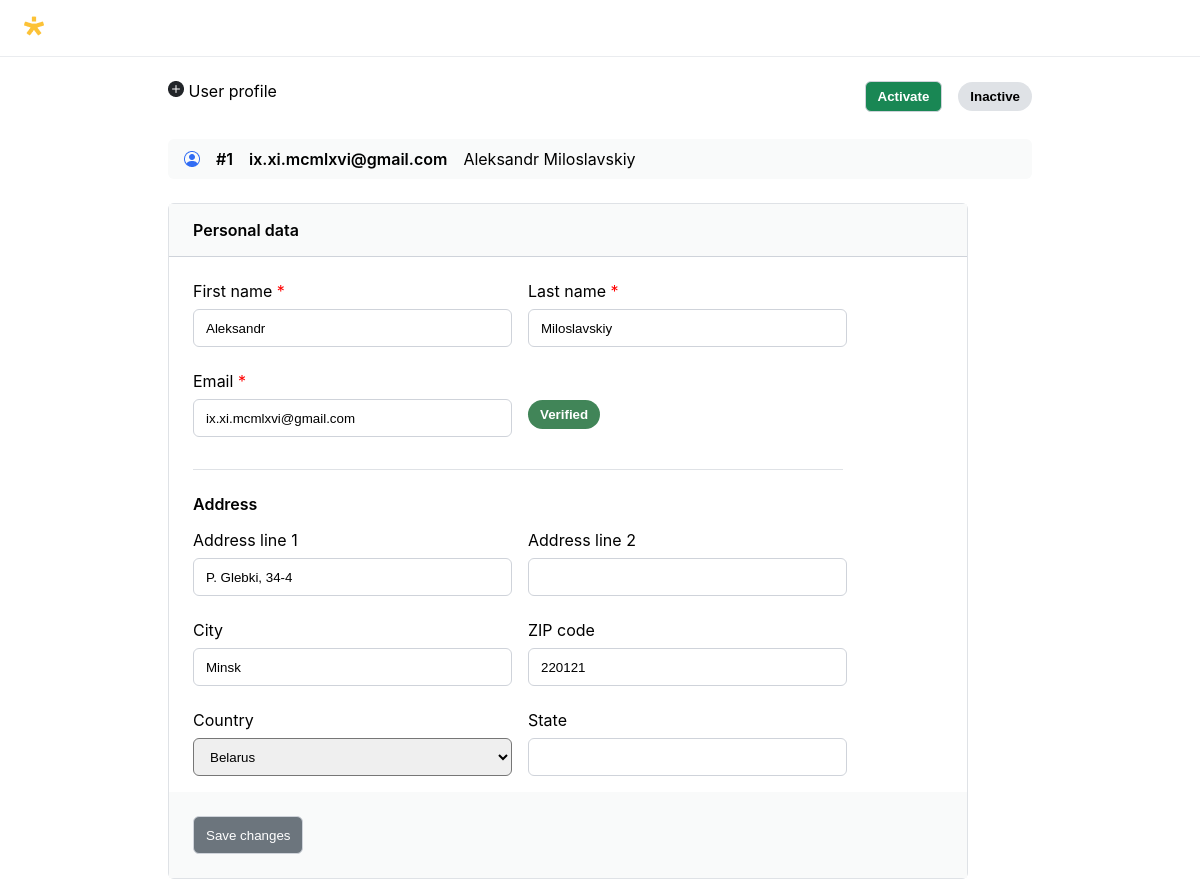
The page /profile.php?id=1 on the database its author committed.
### tables this page shows
CREATE TABLE `users` (
  `id` int UNSIGNED NOT NULL,
  `first` text NOT NULL,
  `last` text NOT NULL,
  `email` varchar(50) NOT NULL,
  `address1` varchar(100) DEFAULT NULL,
  `address2` varchar(100) DEFAULT NULL,
  `city` text,
  `zip` varchar(20) DEFAULT NULL,
  `country` text,
  `state` text,
  `time` varchar(20) DEFAULT NULL,
  `vip` tinyint(1) NOT NULL DEFAULT '0',
  `active` tinyint(1) NOT NULL DEFAULT '1'
);

### profile.php (the view, shortened to what this page needs)
<!DOCTYPE html>
<html lang="en">
    <head>
        <link href="style.css" rel="stylesheet">
    </head>
    <header>
        <img src="img/Star.png" alt="star">
    </header>
    <body>
    <?php
        $value = $_GET['id'];
        $pdo = new PDO('mysql:host=localhost;dbname=bd_tz', 'root', 'root');
        $query = $pdo->prepare('SELECT * FROM `users` WHERE id LIKE (:value)');
        $query->bindParam(':value',$value);
        $query->execute();
        while ($row = $query->fetch(PDO::FETCH_OBJ)) {
            $id = $row->id;
            $first = $row->first;
            $last = $row->last;
            $email = $row->email;
            $address1 = $row->address1;
            $address2 = $row->address2;
            $city = $row->city;
            $zip = $row->zip;
            $state = $row->state;
            $active = $row->active;
        }
    ?>
    <div class="container">
        <div class="profile_header">
            <div>
                <img src="img/Icon.png" alt="create client">
                <span>User profile</span>
            </div>
            <form action="activate.php" method="post">
                <?php
                    if ($active == 1) {
                        echo '<input type="submit" value="Deactivate" class="deactivate" name="' . $value . '"><button class="active">Active</button>';
                    }
                    else {
                        echo '<input type="submit" value="Activate" class="activate" name="' . $value . '"><button class="inactive">Inactive</button>';
                    }
                ?>
            </form>
        </div>
        <div class="user_info">
            <img src="img/Union.png" alt="union">
            <?php
                echo '<div class="bold">#' . $id . '</div>';
                echo '<div class="bold">' . $email . '</div>';
                echo '<div>' . $first . ' ' . $last . '</div>';
            ?>
        </div>
        <form class="reg" action="change_in_bd.php" method="post">
            <div class="info">Personal data</div>
            <div class="block">
                <div>
                    <label for="first">First name <span>*</span></label><br>
                    <?php
                        echo '<input type="text" name="first" required value="' . $first . '">';
                    ?>
                </div>
                <div>
                    <label for="last">Last name <span>*</span></label><br>
                    <?php
                        echo '<input type="text" name="last" required value="' . $last . '">';
                    ?>
                </div>
            </div>
            <div class="block">
                <div>
                    <label for="email">Email <span>*</span></label><br>
                    <?php
                        echo '<input type="email" name="email" required value="' . $email . '">';
                    ?>
                </div>
                <div>
                    <button class="verified">Verified</button>
                </div>
            </div>
            <hr>
            <p>Address</p>
            <div class="block">
                <div>
                    <label for="address1">Address line 1</label><br>
                    <?php
                        echo '<input type="text" name="address1" value="' . $address1 . '">';
                    ?>
                </div>
                <div>
                    <label for="address2">Address line 2</label><br>
                    <?php
                        echo '<input type="text" name="address2" value="' . $address2 . '">';
                    ?>
                </div>
            </div>
            <div class="block">
                <div>
                    <label for="city">City</label><br>
                    <?php
                        echo '<input type="text" name="city" value="' . $city . '">';
                    ?>
                </div>
                <div>
                    <label for="zip">ZIP code</label><br>
                    <?php
                        echo '<input type="number" name="zip" value="' . $zip . '">';
                    ?>
                </div>
            </div>
            <div class="block">
                <div>
                    <label for="country">Country</label><br>
                    <select name="countries">
                        <?php include_once "countries.php"; ?>
                    </select>
                </div>
                <div>
                    <label for="state">State</label><br>
                    <?php
                        echo '<input type="text" name="state" value="' . $state . '">';
                    ?>
                </div>
            </div>
            <div class="info">
                <input id="profile_btn" type="submit" value="Save changes">
            </div>
        </form>
    </div>
    </body>
</html>

### style.css (style rules this page uses)
* { padding: 0px; margin: 0px; }
*, *::before, *::after { box-sizing: border-box; }
html { font-family: "SF Pro Display", sans-serif; }
.bold { font-weight: 600; }
header { padding: 16px 24px; border-bottom: 1px solid #EAECEF; }
input, table { border: solid 1px #CFD3DA; }
.container { display: block; margin: 0 168px; }
.list_header, .profile_header { display: flex; justify-content: space-between; height: 82px; padding: 24px 0; }
.info { font-weight: 600; padding: 16px 24px; background: #F9FAFA; }
.info:first-child { border-bottom: solid 1px #CFD3DA; margin-bottom: 16px; }
.reg { border: 1px solid #DFE2E6; border-radius: 6px; max-width: 800px; }
.reg input, .reg select { margin: 8px 0; height: 38px; width: 319px; padding: 7px 12px; border-radius: 6px; }
.reg hr { margin: 16px 24px 24px 24px; border: none; background-color: #DFE2E6; height: 1px; max-width: 650px; }
.reg p { font-weight: 600; margin: 0 0 8px 24px; }
.block { display: flex; padding: 8px 24px; }
.block div:first-child { margin-right: 16px; }
label > span { color: #ff0000; }
.activate { font-weight: 600; padding: 7px 12px; background: #198754; color: #fff; border-radius: 6px; margin-right: 16px; cursor: pointer; }
.inactive { font-weight: 600; border: none; padding: 7px 12px; background: #DFE2E6; border-color: #DFE2E6; border-radius: 800px; }
.verified { height: 29px; color: #fff; font-weight: 600; border: none; padding: 7px 12px; background: #418558; border-color: #418558; border-radius: 800px; }
.user_info { display: flex; flex-direction: row; align-items: center; padding: 10px 16px; background: #F9FAFA; border-radius: 6px; margin-bottom: 24px; }
.user_info div { margin-left: 16px; }
#profile_btn { color: #fff; background: #6C757D; width: auto; cursor: pointer; }

### rows shown on the page
users: id "1", email "ix.xi.mcmlxvi@gmail.com", first "Aleksandr", last "Miloslavskiy", address1 "P. Glebki, 34-4", city "Minsk", zip "220121", countries "Belarus"
